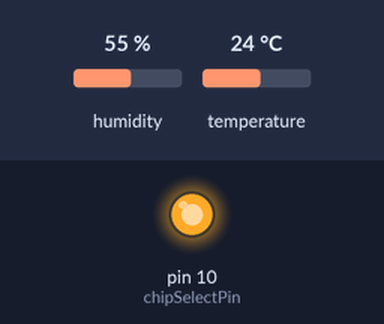
The sketch below on a simulated Arduino Uno, built with avr-gcc and run on an emulated ATmega328P. Shown: output pins drawn as LEDs (lit = HIGH). Inputs (shaded band) come from the test bench; at power-on: humidity 55 %, temperature 24 °C. What the sketch prints to the serial monitor is not drawn.

Above: at 0.1 s.
Timing chart, 0 to 1.6 s (numbered marks = the images above):
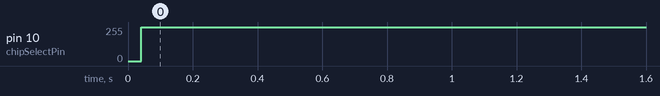

The sketch:

testingfinalcode.ino
```cpp
#include <SPI.h>
#include <SoftwareSerial.h>
#include "SparkFun_Si7021_Breakout_Library.h"
#include <Wire.h>

SoftwareSerial lcd(2, 3);         // LCD pin initialization
SI7021 myHumidity;                // SI7021 object initialization

const int sampleRate = 5;         // Sample rate in Minutes
float bioimpedance = 0.0;         // Global variable for bioimpedance
const int bufferSize = 5;         // Size of the buffer to store bioZ readings
float bioZBuffer[bufferSize];     // Buffer to store bioZ readings
const int tewlSize = 12;
float tewlArray[tewlSize];
int timer;

int count = 0;                    // counter to help keep track of time

//Sensor's memory register addresses:
const int STATUS = 0x01;   // Read Only
const int EN_INT = 0x02;
const int EN_INT2 = 0x03;
const int MNGR_INT = 0x04;
const int MNGR_DYN = 0x05;
const int SW_RST = 0x08;   // Write Only
const int SYNCH = 0x09;    // Write Only
const int FIFO_RST = 0x0A; // Write Only
const int INFO = 0x0F;     // Read Only
const int CNFG_GEN = 0x10;
const int CNFG_CAL = 0x12;
const int CNFG_EMUX = 0x14;
const int CNFG_ECG = 0x15;
const int CNFG_BMUX = 0x17;
const int CNFG_BIOZ = 0x18;
const int CNFG_PACE = 0x1A;
const int CNFG_RTOR1 = 0x1D;
const int CNFG_RTOR2 = 0x1E;
const int BIOZ_FIFO = 0x23;

const int dataReadyPin = 9;
const int chipSelectPin = 10;

const float V_REF = 1.0;                // V_REF in volts
const float BIOZ_CGMAG = 8 * 1e-6;      // 8 microamp current generator
const float BIOZ_GAIN = 20;             // 20V/V Gain

byte dataBuffer[3]; // Buffer to store received data

void setup() {
  Serial.begin(9600);

  //startup SPI interface
  SPI.begin();
  SPI.beginTransaction(SPISettings(4000000, MSBFIRST, SPI_MODE0));

  //Initialize other pins for SPI communication
  pinMode(dataReadyPin, INPUT);
  pinMode(chipSelectPin, OUTPUT);

  //Configure MAX300001 by writing registers
  writeRegister(EN_INT, 0x00, 0x00, 0x03);
  delay(1);
  writeRegister(EN_INT2, 0x00, 0x00, 0x03);
  delay(1);
  writeRegister(MNGR_INT, 0x7B, 0x00, 0x04);
  delay(1);
  writeRegister(MNGR_DYN, 0x3F, 0xFF, 0xFF);
  delay(1);
  writeRegister(FIFO_RST, 0x00, 0x00, 0x00);
  delay(1);
  writeRegister(CNFG_GEN, 0x04, 0x00, 0x2B);
  delay(1);
  writeRegister(CNFG_CAL, 0x00, 0x48, 0x00);
  delay(1);
  writeRegister(CNFG_EMUX, 0x30, 0x00, 0x00);
  delay(1);
  writeRegister(CNFG_ECG, 0x80, 0x50, 0x00);
  delay(1);
  writeRegister(CNFG_BMUX, 0x00, 0x30, 0x40);
  delay(1);
  writeRegister(CNFG_BIOZ, 0x61, 0x04, 0x10);
  delay(1);
  writeRegister(CNFG_PACE, 0x00, 0x00, 0x55);
  delay(1);
  writeRegister(CNFG_RTOR1, 0x3F, 0x23, 0x00);
  delay(1);
  writeRegister(CNFG_RTOR2, 0x20, 0x24, 0x00);

  // give the sensor time to set up:
  delay(100);

  //startup LCD
  lcd.begin(9600);
  Wire.begin();

  //make sure count = 0
  count = 0;

  // making sure we are reading humidity
  while (myHumidity.begin() == false)
  {
    Serial.println("Sensor not found. Please check wiring. Freezing...");
    while (true)
      ;
  }

  timer = 60; // initialize 300 second countdown timer
}

void loop() {
  clearDisplay();
  if (timer <= 0)
  {
    clearDisplay();
    timer = 60;
    lcd.print("DRINK WATER!!!\nDRINK WATER!!!");
    Serial.println("DRINK WATER!!!\nDRINK WATER!!!");
    delay(5000);
  }
  float humidity = myHumidity.getRH();
  float temp = myHumidity.getTemperature();
  float tewl = waterLoss2(temp, humidity);

  if (tewl > 3.23)
  {
    timer--;
  }

  lcd.print("Countown to\nDrink H20: ");
  Serial.println("Countown to\nDrink H20: ");
  displayTime(timer);

  delay(3000);
  timer = timer - 3;

  clearDisplay();
  lcd.print("T: ");
  lcd.print(temp*9/5+32);
  lcd.print("F       RH: ");
  lcd.print(humidity);
  lcd.print("% ");

  Serial.print("T: ");
  Serial.print(temp*9/5+32);
  Serial.print("F       RH: ");
  Serial.print(humidity);
  Serial.print("% ");

  displayTime(timer);
  delay(3000);
  timer = timer - 3;
  clearDisplay();
  processBiozData();
  lcd.print("\nTEWL:");
  lcd.print(tewl);
  lcd.print("  ");

  Serial.print("\nTEWL:");
  Serial.print(tewl);
  Serial.print("  ");

  displayTime(timer);
  delay(3000);
  timer = timer - 3;
}

void writeRegister(byte regAddress, byte data1, byte data2, byte data3) {
  regAddress <<= 1;

  digitalWrite(chipSelectPin, LOW);
  SPI.transfer(regAddress);
  SPI.transfer(data1);
  SPI.transfer(data2);
  SPI.transfer(data3);
  digitalWrite(chipSelectPin, HIGH);
}

void readRegister(byte regAddress) {
  regAddress <<= 1;
  regAddress |= 0x01;

  digitalWrite(chipSelectPin, LOW);
  SPI.transfer(regAddress);

  for (int i = 0; i < 3; i++) {
    dataBuffer[i] = SPI.transfer(0x00);
  }

  digitalWrite(chipSelectPin, HIGH);
}

String byteToBinary(byte value) {
  String binaryString = "";
  for (int i = 7; i >= 0; i--) {
    binaryString += ((value >> i) & 1) ? '1' : '0';
  }
  return binaryString;
}

void processBiozData() {
  writeRegister(FIFO_RST, 0x00, 0x00, 0x00);
  delay(100);
  readRegister(BIOZ_FIFO);

  byte lastThreeBits = dataBuffer[2] & 0b00000111;

  if (lastThreeBits == 0b000) {
    int biozData = (dataBuffer[0] << 12) | (dataBuffer[1] << 4) | ((dataBuffer[2] & 0xF0) >> 4);

    if (biozData & 0x80000) {
      biozData = (biozData ^ 0xFFFFF) + 1;
    }

    bioimpedance = biozData * V_REF / (pow(2,19) * BIOZ_CGMAG * BIOZ_GAIN);

    char bioimpedanceStr[10];
    dtostrf(bioimpedance, 6, 2, bioimpedanceStr);

    lcd.print("BioZ:");
    lcd.println(bioimpedanceStr);
  } else {
    lcd.println("Invalid data");
    writeRegister(FIFO_RST, 0x00, 0x00, 0x00);
  }
}

void clearDisplay() {
  lcd.write(0xFE);
  lcd.write(0x01);
  Serial.print("\n\n\n\n\n\n\n\n\n\n\n");
}

float waterLoss3(float temp){
    float tewl = 8.05 * pow(2.71828,.1238 * (temp - 25)); // temp is in celcius
    return tewl;
}

float waterLoss2(float temp, float humidity){
    float tewl = 7.8381 * pow(2.71828,.1106*(temp-25) - .0042 * (humidity - 65));
    return tewl;
}

void displayTime(int totalSeconds) {
  int minutes = totalSeconds / 60;
  int seconds = totalSeconds % 60;

  if(minutes < 10) {
    Serial.print("0");
    lcd.print("0");
  }
  Serial.print(minutes);
  Serial.print(":");
  lcd.print(minutes);
  lcd.print(":");

  if(seconds < 10) {
    Serial.print("0");
    lcd.print("0");
  }
  Serial.println(seconds);
  lcd.println(seconds);
}
```
